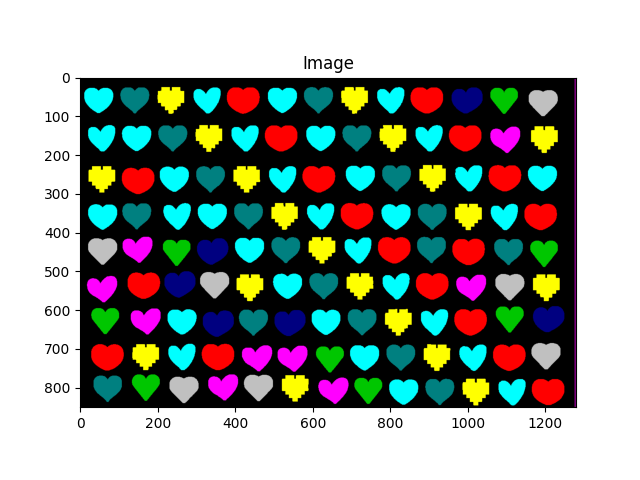
#> input picture classified_hearts.png, 640 x 480 px
$ python -i heart_analyzer.py   (imports and definitions only)
#> lines starting #> are read from the running program, lines starting #| are printed output that depends on the picture
import copy

import cv2
import numpy as np
from matplotlib import pyplot as plt


def plot_image(image, text="Image"):
    plt.imshow(cv2.cvtColor(image, cv2.COLOR_BGR2RGB))
    plt.title(text)
    plt.show()


class HeartAnalyzer:
    def __init__(self):
        pass

    def clean_image_1(self, image):
        _, th1 = cv2.threshold(image, 17, 255, cv2.THRESH_BINARY_INV)
        kernel = np.ones((5, 5), np.uint8)
        th1 = cv2.dilate(th1, kernel, iterations=1)
        return th1

    def clean_image_2(self, image):
        hist = image
        clahe = cv2.createCLAHE(clipLimit=2.0, tileGridSize=(8, 8))
        clahe_hist = clahe.apply(hist)
        # plot_image(clahe_hist)
        th1 = cv2.adaptiveThreshold(clahe_hist, 255, cv2.ADAPTIVE_THRESH_GAUSSIAN_C, cv2.THRESH_BINARY_INV, 15, 2)
        # plot_image(th1)
        kernel = np.ones((5, 5), np.uint8)
        closed_mask = cv2.morphologyEx(th1, cv2.MORPH_CLOSE, kernel)
        # plot_image(closed_mask)
        contours, _ = cv2.findContours(closed_mask, cv2.RETR_EXTERNAL, cv2.CHAIN_APPROX_SIMPLE)
        mask = np.zeros_like(image)
        cv2.drawContours(mask, contours, -1, (255), thickness=-1)
        mask = cv2.morphologyEx(mask, cv2.MORPH_OPEN, kernel)
        return mask

    def clean_image_3(self, image):
        img_path = f"in_img/hearts 3.png"
        img = cv2.imread(img_path, cv2.COLOR_BGR2RGB)
        # plot_image(img[:, :, 1])
        _, th1 = cv2.threshold(img[:, :, 1], 100, 255, cv2.THRESH_BINARY_INV)
        return th1

    # [16 lines left out: functions clean_image_4, clean_image_5, not called in this run]

    def clean_images(self, images):
        cleaned_img_1 = self.clean_image_1(images[0])
        plot_image(cleaned_img_1)
        cv2.imwrite(r'out_img/cleaned_hears_1.png', cleaned_img_1)
        cleaned_img_2 = self.clean_image_2(images[1])
        plot_image(cleaned_img_2)
        cv2.imwrite(r'out_img/cleaned_hears_2.png', cleaned_img_2)
        cleaned_img_3  = self.clean_image_3(images[2])
        plot_image(cleaned_img_3)
        cv2.imwrite(r'out_img/cleaned_hears_3.png', cleaned_img_3)
        cleaned_img_4 = self.clean_image_4(images[3])
        plot_image(cleaned_img_4)
        cv2.imwrite(r'out_img/cleaned_hears_4.png', cleaned_img_4)
        cleaned_img_5 = self.clean_image_5(images[4])
        plot_image(cleaned_img_5)
        cv2.imwrite(r'out_img/cleaned_hears_5.png', cleaned_img_5)

    # [49 lines left out: function detect_hearts, not called in this run]

>>> import cv2
>>> picture = cv2.imread('classified_hearts.png', cv2.IMREAD_GRAYSCALE)
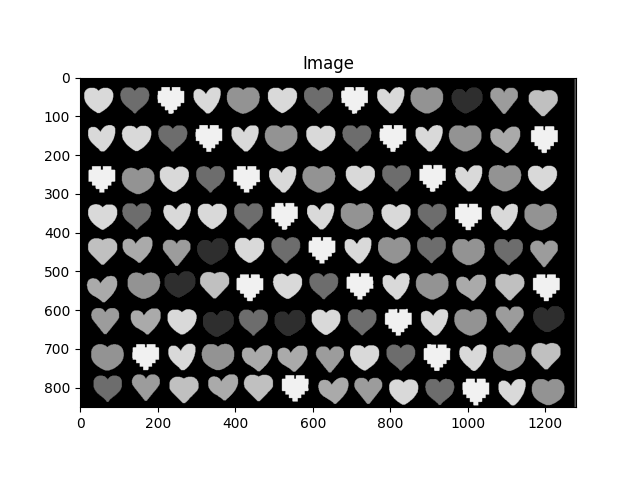
#> picture: shape (480, 640); min 0, max 255, mean 154.1
>>> result = HeartAnalyzer().clean_images(picture)
#> in clean_image_1, `_, th1 = cv2.threshold(image, 17, 255, cv2.THRESH_BINARY_INV)`: th1 = 640 values from 0 to 0
#> in plot_image, `plt.show()`:
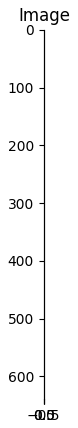
#> figure drawn by matplotlib, 1 panel
#> in clean_image_2, `hist = image`: hist = 640 values from 255 to 255
#> in clean_image_2, `th1 = cv2.adaptiveThreshold(clahe_hist, 255, cv2.ADAPTIVE_THRESH_GAUSS..`: th1 = 640 values from 0 to 0
#> in clean_image_2, `contours, _ = cv2.findContours(closed_mask, cv2.RETR_EXTERNAL, cv2.CHA..`: contours = []
#> in clean_images, `cleaned_img_2 = self.clean_image_2(images[1])`: cleaned_img_2 = 640 values from 0 to 0
#> (the run stopped early here; a loop or call above may not have finished)
